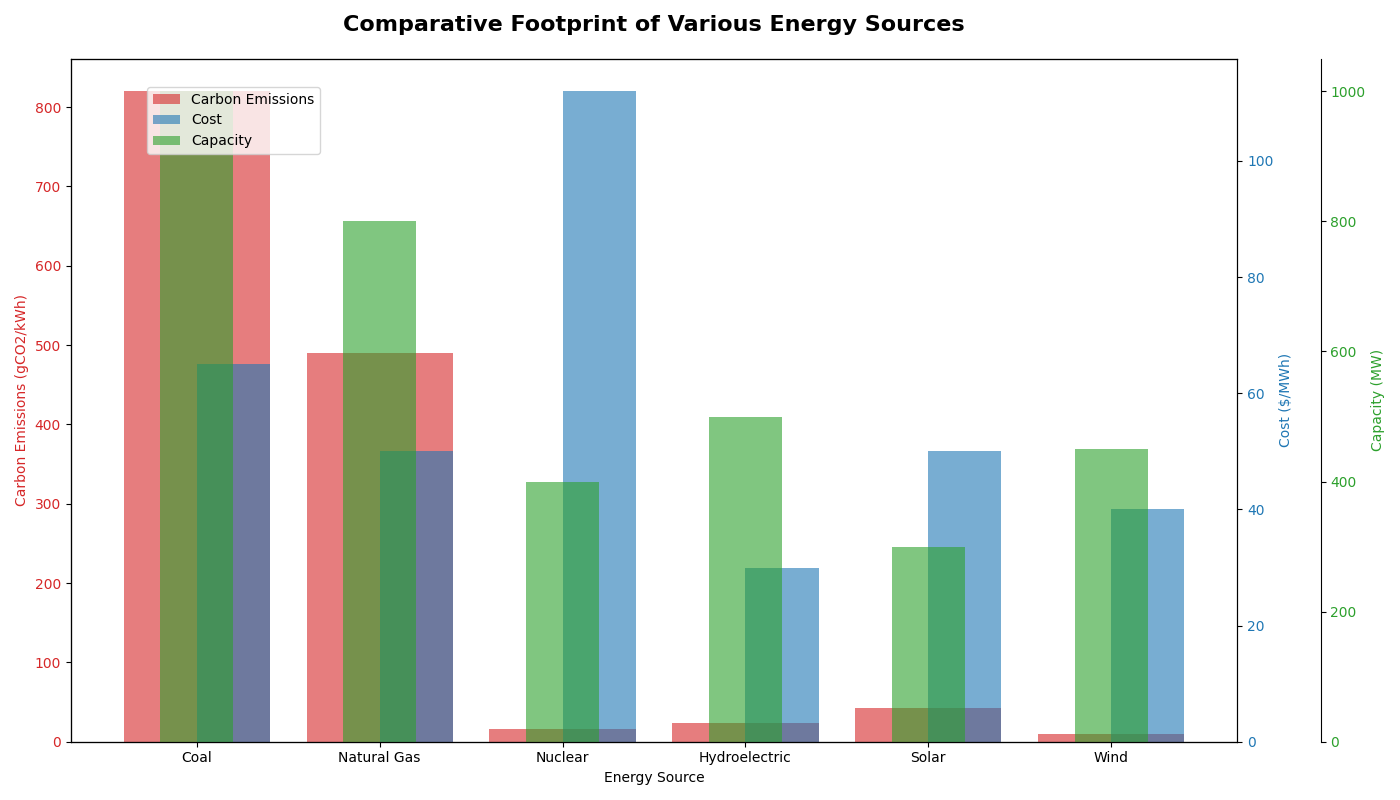

Write Python code to recreate this figure.
import matplotlib.pyplot as plt
import numpy as np

# Backstory: Comparative Footprint of Various Energy Sources
# This chart will highlight the carbon emission, cost, and capacity of different energy sources.

energy_sources = ['Coal', 'Natural Gas', 'Nuclear', 'Hydroelectric', 'Solar', 'Wind']
carbon_emissions = [820, 490, 16, 24, 43, 10]  # gCO2/kWh
cost = [65, 50, 112, 30, 50, 40]  # $/MWh
capacity = [1000, 800, 400, 500, 300, 450]  # MW

# Create the figure and the bar axis
fig, ax1 = plt.subplots(figsize=(14, 8))

# Set up the primary y-axis for carbon emissions
color1 = 'tab:red'
ax1.set_xlabel('Energy Source')
ax1.set_ylabel('Carbon Emissions (gCO2/kWh)', color=color1)
bars1 = ax1.bar(energy_sources, carbon_emissions, color=color1, alpha=0.6, label='Carbon Emissions')
ax1.tick_params(axis='y', labelcolor=color1)

# Set up the secondary y-axis for cost
ax2 = ax1.twinx()
color2 = 'tab:blue'
ax2.set_ylabel('Cost ($/MWh)', color=color2)
bars2 = ax2.bar(energy_sources, cost, color=color2, alpha=0.6, label='Cost', width=0.4, align='edge')
ax2.tick_params(axis='y', labelcolor=color2)

# Create a third y-axis for capacity
ax3 = ax1.twinx()
ax3.spines['right'].set_position(('outward', 60))  # Offset the third axis
color3 = 'tab:green'
ax3.set_ylabel('Capacity (MW)', color=color3)
bars3 = ax3.bar(energy_sources, capacity, color=color3, alpha=0.6, label='Capacity', width=0.4, align='center')
ax3.tick_params(axis='y', labelcolor=color3)

# Title and layout adjustments
plt.title('Comparative Footprint of Various Energy Sources', fontsize=16, fontweight='bold', pad=20)
fig.tight_layout()

# Legend
fig.legend(loc='upper left', bbox_to_anchor=(0.1, 0.9))

# Display the plot
plt.show()
